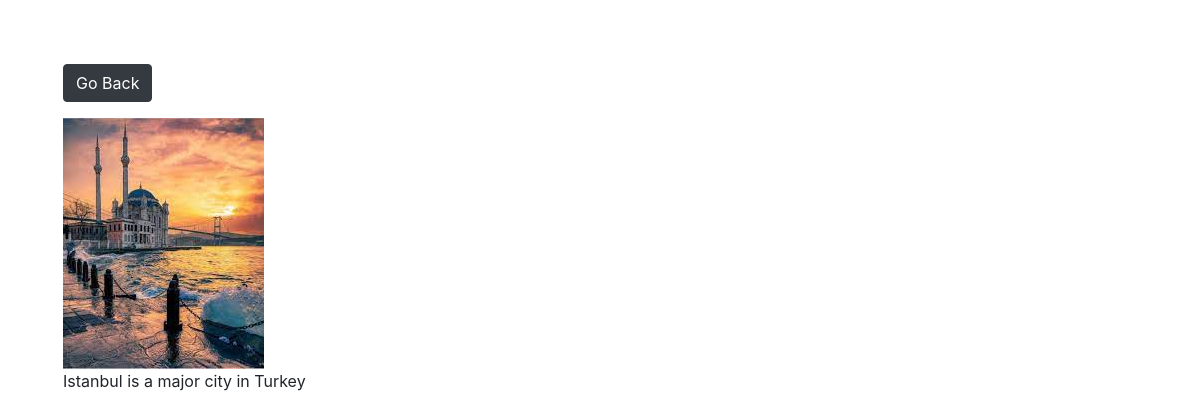
The app's page /photo/2/ with its own data.
### PhotoApp/models.py (models this page shows, shortened)
class Photo(models.Model):
    category           =   models.ForeignKey(Category,on_delete=models.SET_NULL,null=True,blank=True)
    image              =   models.ImageField(null=False,blank=False)
    description        =   models.TextField()

### PhotoApp/views.py (the view)
# urls.py: path('photo/<str:pk>/',views.PhotoFunction,name="Photo")
def PhotoFunction(request,pk):
    photos = Photo.objects.get(id=pk)
    return render(request,'Photo.html',{'key2':photos})

### templates/photo.html (shortened to what this page needs)
<!doctype html>
<html lang="en">
<head>
    <link rel="stylesheet" href="https://cdn.jsdelivr.net/npm/bootstrap@4.0.0/dist/css/bootstrap.min.css">
</head>
<body class="m-5">
<div class="container">
    <div class="row justify-content-center">
        <div class="col">
            <a href="{% url 'Gallery' %}" class="btn btn-dark my-3">Go Back</a>
            <div style="height:90vh;">
                <img style="max-width:800px;max-height:800px;" src="{{ key2.image.url }}">
                <p>{{key2.description}}</p>
            </div>
        </div>
    </div>
</div>
</body>
</html>

### records on screen
Photo: image (picture), description "Istanbul is a major city in Turkey"
